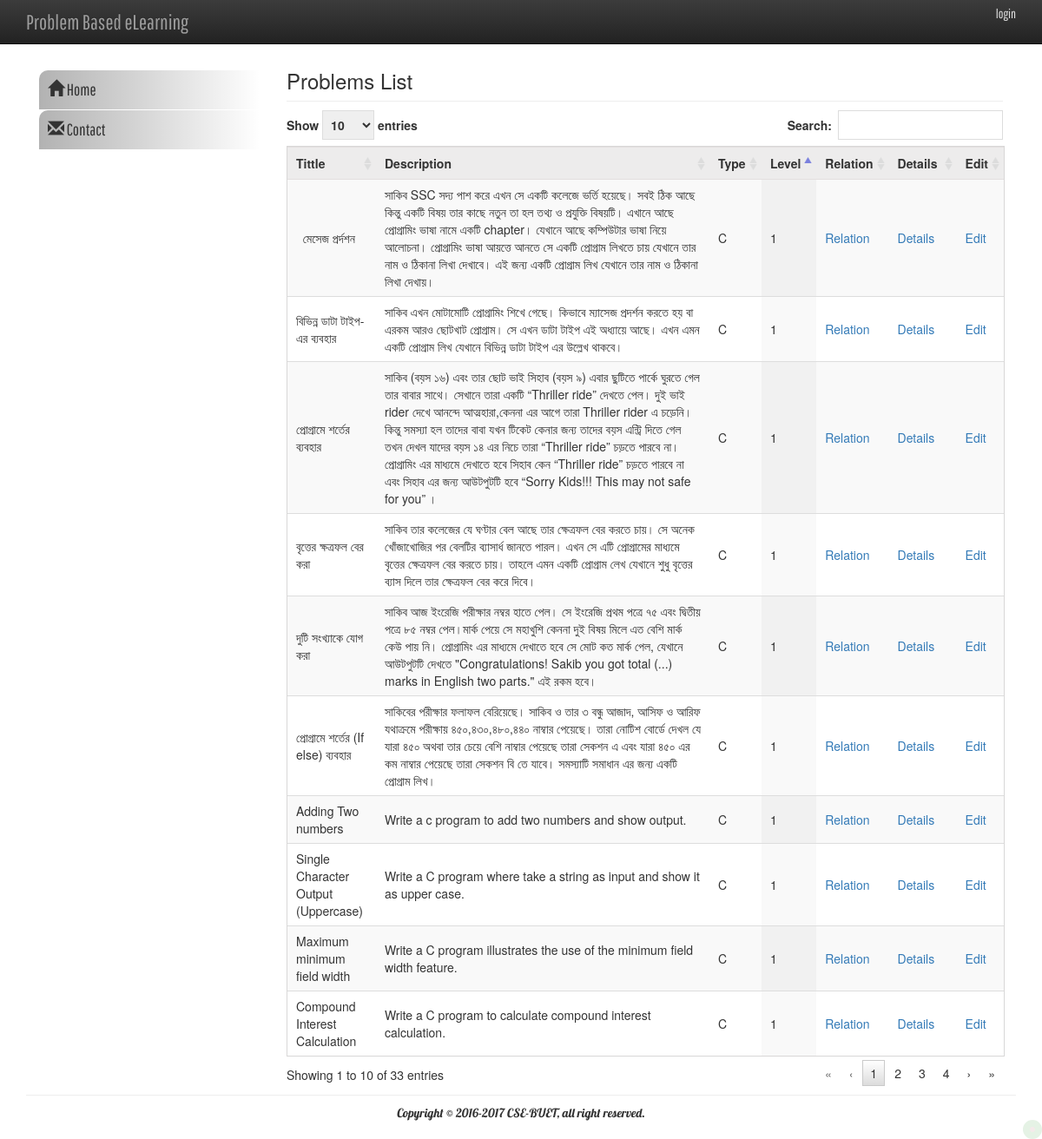
The page /index.php/c/problem_list on the database as committed earlier.
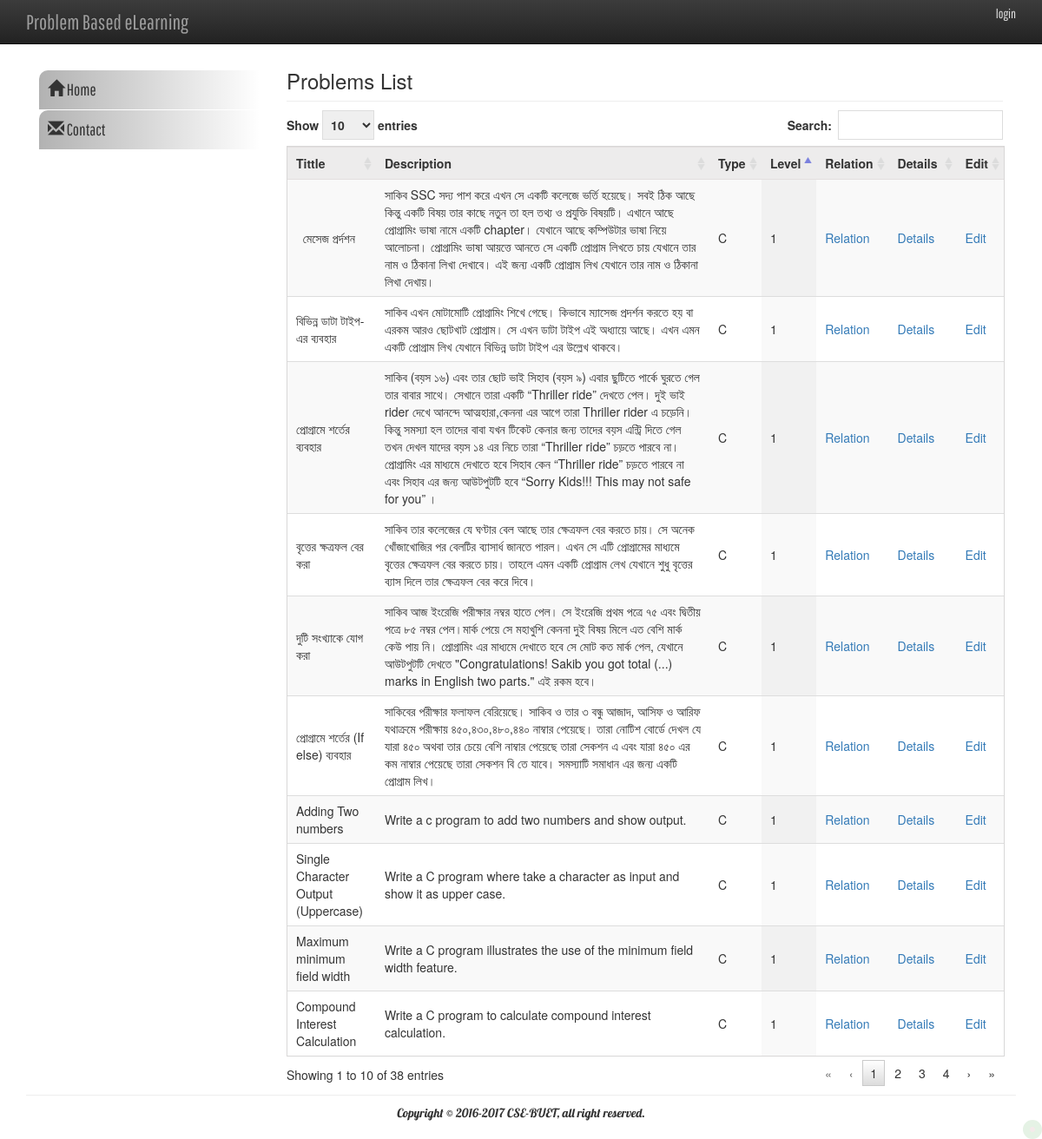
The same page on the database as committed later.
### tables this page shows
CREATE TABLE `c_problem` (
  `id` int(11) NOT NULL AUTO_INCREMENT,
  `title` varchar(255) NOT NULL,
  `description` mediumtext NOT NULL,
  `learning_outcome` mediumtext NOT NULL,
  `reference_guide` varchar(255) NOT NULL,
  `keywords` varchar(100) NOT NULL,
  `type` varchar(30) NOT NULL,
  `level` int(2) NOT NULL,
  `sample_input` mediumtext,
  `sample_output` mediumtext,
  `hint` mediumtext NOT NULL,
  `chapter_id` int(11) NOT NULL,
  `created_by` varchar(50) NOT NULL,
  `created_at` timestamp NOT NULL DEFAULT CURRENT_TIMESTAMP,
  `updated_at` timestamp NULL DEFAULT NULL,
  PRIMARY KEY (`id`)
);

### application/controllers/c/Problem_list.php (called while the page is built, shortened)
<?php
class Problem_list extends CI_Controller {
	function __construct() {
		$this->load->model("c/Problem_list_model", "problem_list");
	}
	public function index()
	{
		$data['all_problem'] = $this->problem_list->selectProblem();
		$this->load->view('c/problem_list/index_view', $data);
	}
}

### index.php (called while the page is built, shortened)
<?php
require_once BASEPATH.'core/CodeIgniter.php';

### application/models/c/Problem_list_model.php (called while the page is built, shortened)
<?php
class Problem_list_model extends CI_Model
{
    public function selectProblem()
    {
        $this->db->where('language="en"');
        $query = $this->db->get('c_problem');
        return $result = $query->result();
    }
}

### application/views/c/problem_list/index_view.php (the view, shortened to what this page needs)
<?php
$this->load->view('c/common/header');
$this->load->view('c/common/navbar');
?>
<div class="col-md-9 col-sm-8 col-xs-12">
    <h3>Problems List</h3>
    <hr>
    <table id="problems" class="display " cellspacing="0" width="100%" >
        <thead>
        <tr>
            <th>Tittle</th>
            <th>Description</th>
            <th>Type</th>
            <th>Level</th>
            <th width="50">Relation</th>
            <th width="50">Details</th>
            <th>Edit</th>
        </tr>
        </thead>
        <tbody>
        <?php for ($i = 0; $i < count($all_problem); ++$i) { ?>
        <tr>
            <td><?php echo $all_problem[$i]->title;?></td>
            <td><?php echo $all_problem[$i]->description;?></td>
            <td><?php echo $all_problem[$i]->type;?></td>
            <td><?php echo $all_problem[$i]->level;?></td>
            <td><a href="<?=base_url();?>c/Relation?pid=<?php echo $all_problem[$i]->id;?>&level=<?php echo $all_problem[$i]->level;?>&title=<?php echo $all_problem[$i]->title;?>">Relation</a> </td>
            <td><a href="<?=base_url();?>c/Problem_list/single_view/<?php echo $all_problem[$i]->id;?>">Details</a> </td>
            <td><a href="<?=base_url();?>c/Problem_list/edit/<?php echo $all_problem[$i]->id;?>">Edit</a> </td>
        </tr>
        <?php } ?>
        </tbody>
    </table>
</div>
<?php
$this->load->view('c/common/footer');
?>

### application/views/c/common/header.php (shortened to what this page needs)
<!doctype html>
 <html class="no-js" lang="">
<head>
    <link type="text/css" rel="stylesheet" href="<?=base_url();?>assets/css/bootstrap.min.css"/>
    <link type="text/css" rel="stylesheet" href="<?=base_url();?>assets/css/bootstrap-theme.min.css"/>
    <link type="text/css" rel="stylesheet" href="<?=base_url();?>assets/js/nav/_css/nav.css"/>
    <link type="text/css" rel="stylesheet" href="<?=base_url();?>assets/js/data_table/jquery.dataTables.css"/>
    <link type="text/css" rel="stylesheet" href="<?=base_url();?>assets/js/datetimepicker/jquery.datetimepicker.css"/>
    <link type="text/css" rel="stylesheet" href="<?=base_url();?>assets/js/treemenu/acmebase.css"/>
    <link type="text/css" rel="stylesheet" href="<?=base_url();?>assets/codemirror/lib/codemirror.css"/>
    <link type="text/css" rel="stylesheet" href="<?=base_url();?>assets/css/main.css">
</head>
    <body>
        <nav class="navbar navbar-inverse navbar-fixed-top" role="navigation">
            <div class="container">
                <a class="navbar-brand" href="<?=base_url();?>">Problem Based eLearning</a>
                <div class="banner">
                    <?php
                    $CI = &get_instance();
                    $role = $CI->session->userdata('role');
                    $full_name = $CI->session->userdata('full_name');
                    ?>
                    <?php
                    $login='<a class="pull-right" href="'.base_url("auth/logout").'">login</a>';
                    $logout='<a class="pull-right" href="'.base_url("auth/logout").'">logout</a>';
                    $user='<p class="pull-right">Welcome <b>'.$full_name.'</b><br>'.$logout.'</p>';
                    if(isset($role)){
                        echo $user;
                    }
                    else
                    {
                        echo $login;
                    }
                    ?>
                </div>
            </div>
        </nav>
        <div class="container">

### application/views/c/common/navbar.php (shortened to what this page needs)
<div class="col-md-3 col-sm-4 col-xs-12 print-none">
    <div class="nav-block">
        <div id="nav-container">
            <nav>
                <ul>
                    <li>
                        <a <?php if($this->uri->segment(2)=="Home"){echo 'class="active"';}?> href="<?=base_url();?>c/Home"><i class="glyphicon glyphicon-home"></i> Home</a>
                    </li>
                    <li>
                        <a href="<?=base_url();?>c/Contact"><i class="glyphicon glyphicon-envelope"></i> Contact</a>
                    </li>
                </ul>
            </nav>
        </div>
    </div>
</div>

### application/views/c/common/footer.php (shortened to what this page needs)
        </div>
        <div class="container">
            <hr>
            <footer>
                <center><p>Copyright &copy;  CSE-BUET, all right reserved.</p></center>
            </footer>
        </div>
    </body>
</html>

### assets/js/nav/_css/nav.css (style rules this page uses)
@media screen { nav a { text-decoration: none; font-family: 'Pathway Gothic One', sans-serif; font-size: 20px; color: #333; } }
@media screen { nav ul, nav ul li { margin: 0; padding: 0 } }
@media screen and (min-width: 768px) { #nav-container { float: right; width:100%; } }
@media screen and (min-width: 768px) { nav a { text-decoration: none; font-family: 'Pathway Gothic One', sans-serif; font-size: 19px; color: #333; } }
@media screen and (min-width: 768px) { nav ul li { display: block; position: relative; margin: 0; background-color: #CCC; } }
@media screen and (min-width: 768px) { nav>ul>li { margin: 1px 0px 0 0 } }
@media screen and (min-width: 768px) { nav ul li a { color: #dedede; padding: 9px 12px 9px 10px; display: block; text-align: left; } }
@media screen and (min-width: 768px) { nav>ul>li { -webkit-border-top-left-radius: 10px; -moz-border-radius-topleft: 10px; border-top-left-radius: 10px; background: #7f7e7e; border-color: #a6aa0000; background: -moz-linear-gradient(left, rgba(0,0,0,0.3) 0%, rgba(0,0,0,0) 100%); background: -webkit-linear-gradient(left, rgba(0,0,0,0.3) 0%,rgba(0,0,0,0) 100%); background: linear-gradient(to right, rgba(0,0,0,0.3) 0%,rgba(0,0,0,0) 100%); filter: progid:DXImageTransform.Microsoft.gradient( startColorstr='#a6000000', endColorstr='#00000000',GradientType=1 ); } }
@media screen and (min-width: 768px) { nav>ul>li>a { -webkit-border-radius: 6px 6px 0 0; -moz-border-radius: 6px 6px 0 0; border-radius: 6px 6px 0 0; color: #333333; } }

### assets/css/main.css (style rules this page uses)
* { margin:0; padding:0; }
ul,li { list-style: none; }
:link,:visited { text-decoration: none; }
address,i,em { font-style: normal; }
h1,h2, h3, h4, h5, p { margin:0; }
hr { margin: 10px 0; }
footer { color:#333; font-family:'Lobster'; }
.nav-block { float: left; width: 100%; }
.navbar-brand { font-size: 24px; }
.banner { float: right; padding: 5px 0 2px 15px; color: #ddd; }
.banner a { color: #ddd; font-size: 15px; }

### application/views/c/common/header.php (style rules this page uses)
body { padding-top: 80px; padding-bottom: 20px; }

Rows that differ between the two databases and show on the page:
changed c_problem "Single Character Output (Uppercase)": description "Write a C program where take a string as input and show it as upper case." → "Write a C program where take a character as input and show it as upper case."
Other text that changed with them:
text written by a page script: "Show entries Search: Showing 1 to 10 of 33 entries « ‹ 1 2 3 4 › »" → "Show entries Search: Showing 1 to 10 of 38 entries « ‹ 1 2 3 4 › »"
